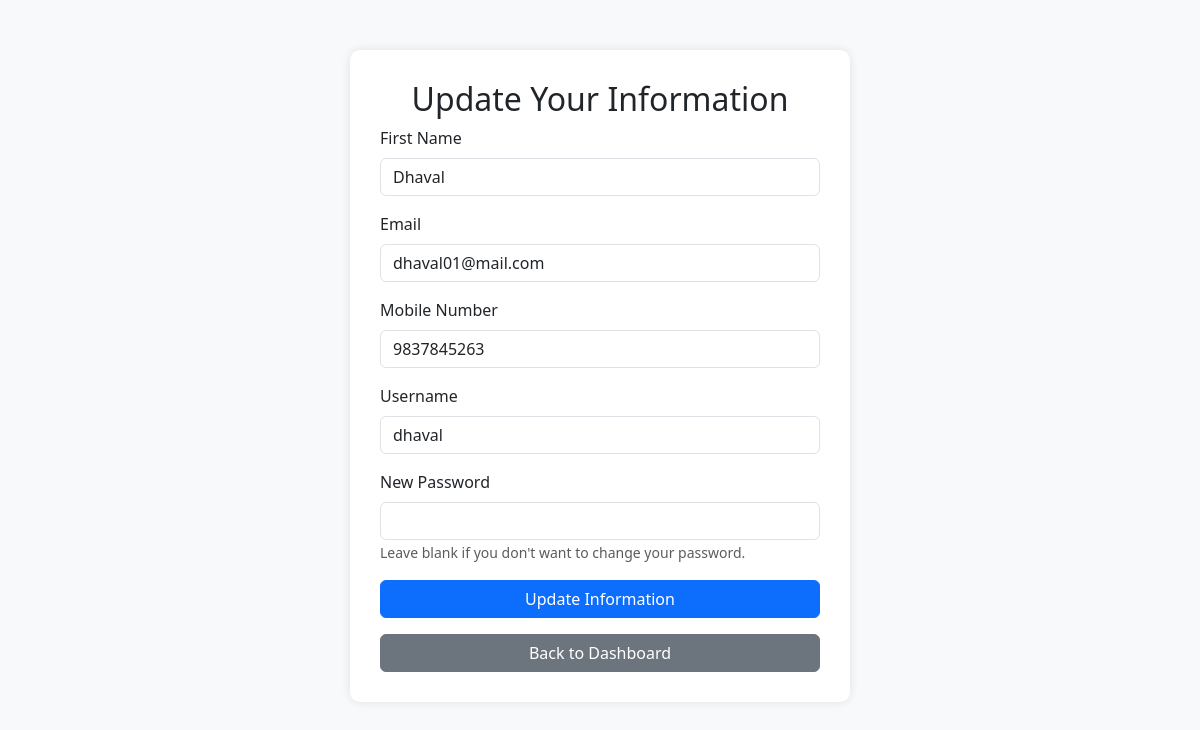
/update_customer.php (signed in), run on the app's committed database.
### tables this page shows
CREATE TABLE `customer_regist` (
  `Customer_id` int(10) NOT NULL,
  `fname` varchar(50) NOT NULL,
  `email` varchar(100) NOT NULL,
  `mobileno` varchar(15) NOT NULL,
  `username` varchar(50) NOT NULL,
  `password` varchar(255) NOT NULL,
  `approval_status` enum('Pending','Approved','Rejected') DEFAULT 'Pending'
);

### update_customer.php (the view, shortened to what this page needs)
<?php
include("db_connect.php");
$customer_id = $_SESSION['customer_id'];
$query = "SELECT * FROM customer_regist WHERE Customer_id = '$customer_id'";
$result = mysqli_query($conn, $query);
$customer_data = mysqli_fetch_assoc($result);
?>
<!DOCTYPE html>
<html lang="en">
<head>
    <link rel="stylesheet" href="https://cdn.jsdelivr.net/npm/bootstrap@5.3.0/dist/css/bootstrap.min.css">
</head>
<body>
<div class="container">
    <h2 class="text-center">Update Your Information</h2>
    <form method="POST" action="update_customer.php">
        <div class="mb-3">
            <label for="fname" class="form-label">First Name</label>
            <input type="text" class="form-control" id="fname" name="fname" value="<?php echo $customer_data['fname']; ?>" required>
        </div>
        <div class="mb-3">
            <label for="email" class="form-label">Email</label>
            <input type="email" class="form-control" id="email" name="email" value="<?php echo $customer_data['email']; ?>" required>
        </div>
        <div class="mb-3">
            <label for="mobileno" class="form-label">Mobile Number</label>
            <input type="text" class="form-control" id="mobileno" name="mobileno" value="<?php echo $customer_data['mobileno']; ?>" required>
        </div>
        <div class="mb-3">
            <label for="username" class="form-label">Username</label>
            <input type="text" class="form-control" id="username" name="username" value="<?php echo $customer_data['username']; ?>" required>
        </div>
        <div class="mb-3">
            <label for="password" class="form-label">New Password</label>
            <input type="password" class="form-control" id="password" name="password">
            <small class="text-muted">Leave blank if you don't want to change your password.</small>
        </div>
        <button type="submit" name="update" class="btn btn-primary">Update Information</button>
    </form>
    <div class="mt-3 text-center">
        <a href="customerdashbord.php" class="btn btn-secondary">Back to Dashboard</a>
    </div>
</div>
</body>
</html>

### update_customer.php (style rules this page uses)
body { background-color: #f8f9fa; }
.container { max-width: 500px; margin-top: 50px; background: white; padding: 30px; border-radius: 10px; box-shadow: 0px 0px 10px rgba(0, 0, 0, 0.1); }
.btn { width: 100%; }

### data on the page
customer_regist: fname "Dhaval", email "dhaval01@mail.com", mobileno "9837845263", username "dhaval"
